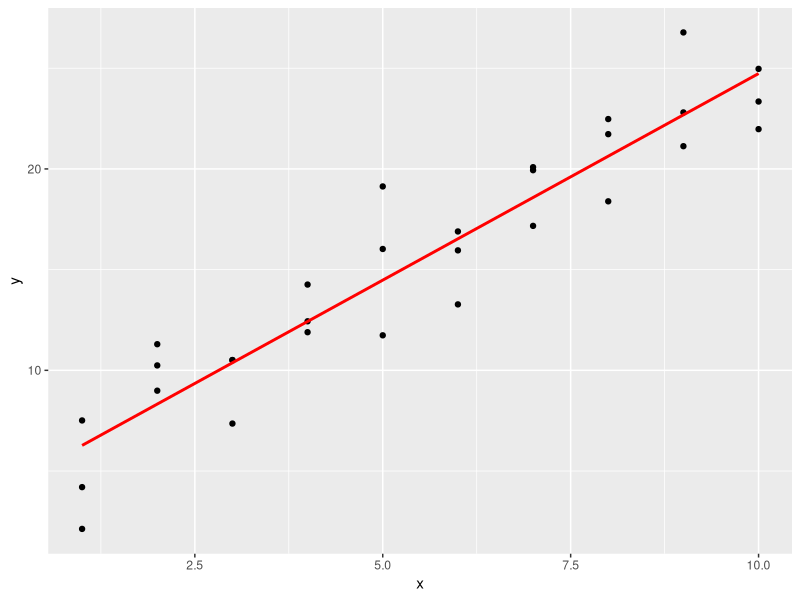

Generate this figure with R:
library(tidyverse)
library(modelr)

# Here we're going to look at a model by looking at its predictions

# To visualise the predictions we want to start with a grid of values that cover where our data lies
# modelr::data_grid() does this. It takes a df, and then variables that it will generate all the combinations for
grid <- sim1 %>% 
  data_grid(x) 
grid

# Then we add predictions
# modelr::add_predictions() takes a df and model, then adds the model's predictions as a new column in the df
sim1_mod <- lm(y ~ x, data = sim1)

grid <- grid %>% 
  add_predictions(sim1_mod) 
grid

# Now we plot the predictions. The benefit of doing it this way is that we can visualise any model
ggplot(sim1, aes(x)) +
  geom_point(aes(y = y)) +
  geom_line(aes(y = pred), data = grid, colour = "red", size = 1)











